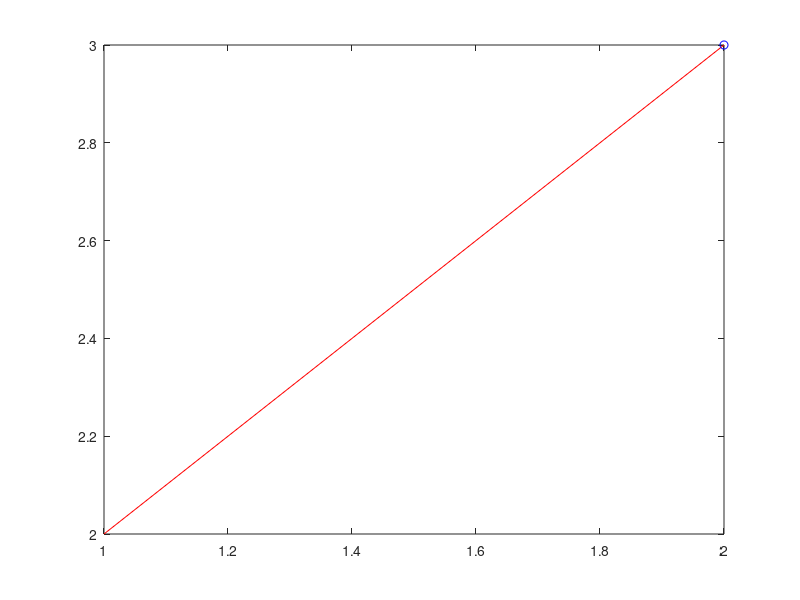

This chart was generated by the following MATLAB code: (Note: this script raises an error after producing the figure.)
%=============================================================================
% Copyright (c) 2016-present Allan CORNET (Nelson)
%=============================================================================
% This file is part of Nelson.
%=============================================================================
% LICENCE_BLOCK_BEGIN
% SPDX-License-Identifier: LGPL-3.0-or-later
% LICENCE_BLOCK_END
%=============================================================================
% <--WEIGHT 4-->
% <--ADV-CLI MODE-->
%=============================================================================
close all
f = figure('Visible', 'off', 'InnerPosition', [100 100 360 260], 'Color', [1 1 1]);
ax = axes('Parent', f);
comet(ax, [1 2], [2 3]);
asserts.isequal(numel(findobj(ax, 'Type', 'animatedline')), 2);
asserts.isequal(numel(findobj(ax, 'Type', 'line')), 1);
close(f);
close all
%=============================================================================
